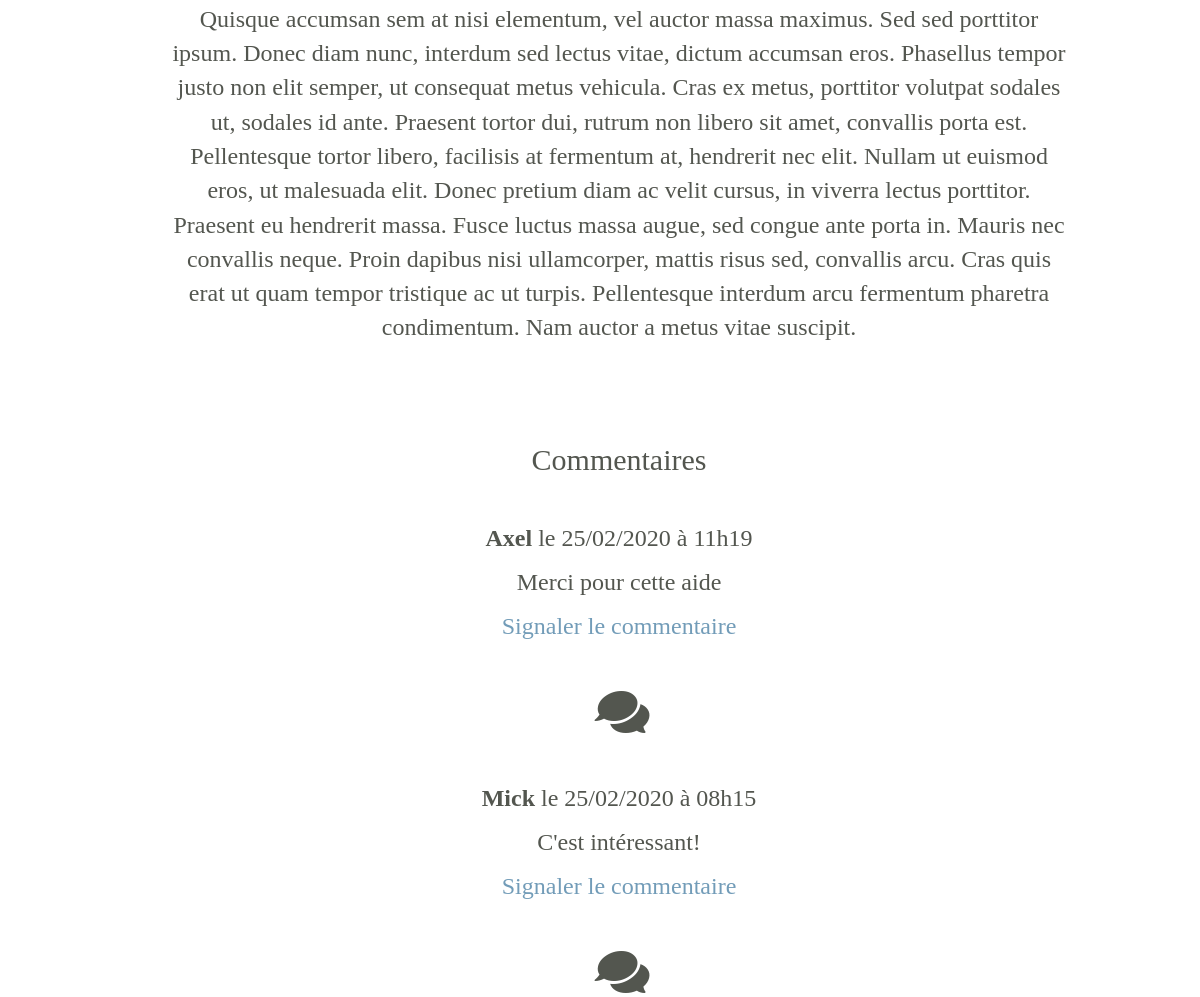
Page /index.php?action=chapitre&id=58 (middle part) on the earlier database version.
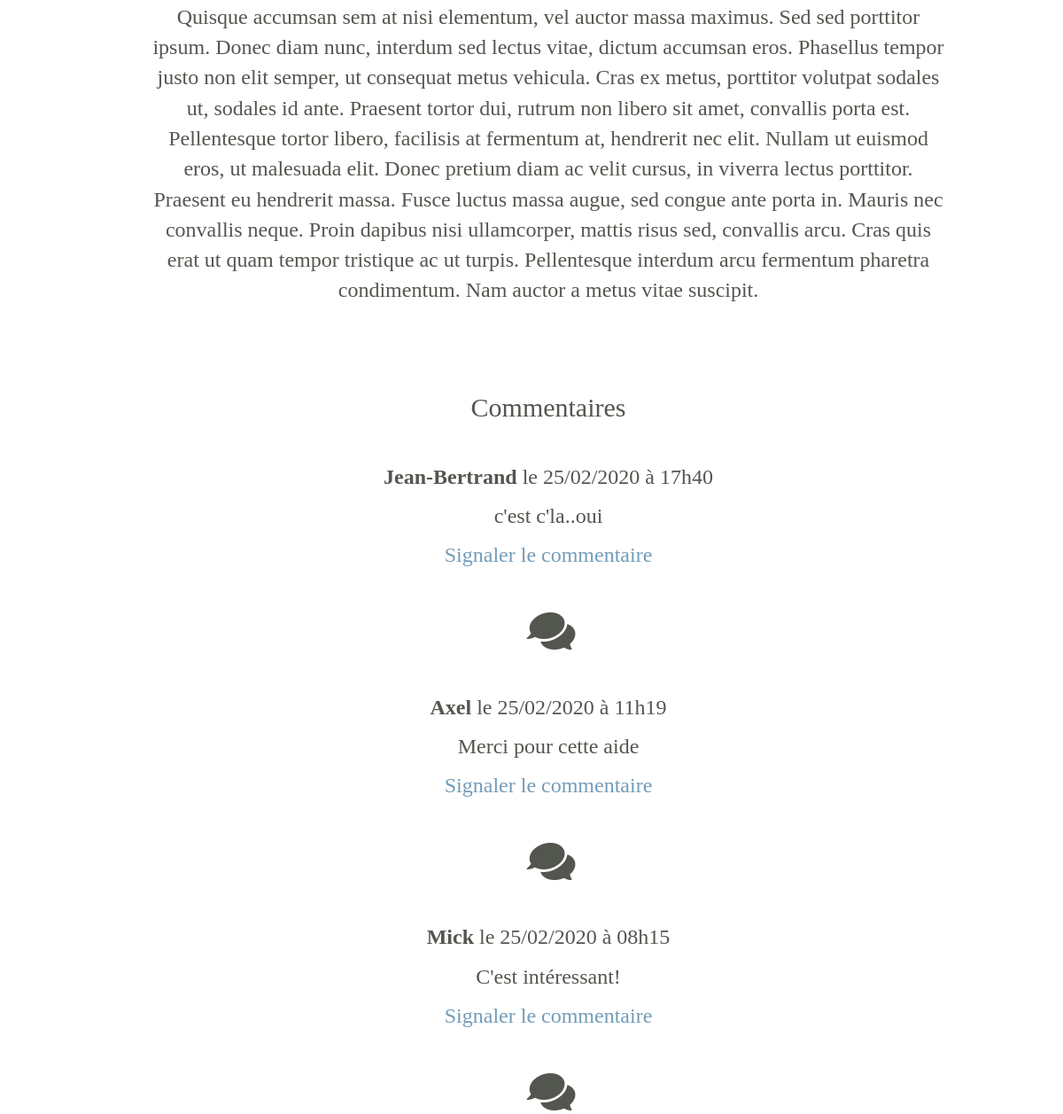
Same page on the later database version.
### tables this page shows
CREATE TABLE IF NOT EXISTS `comments` (
  `id` int(11) NOT NULL AUTO_INCREMENT,
  `author` varchar(255) NOT NULL,
  `comment` text NOT NULL,
  `comment_date` datetime NOT NULL,
  `signaled` tinyint(1) DEFAULT 0,
  `post_id` int(11) NOT NULL,
  PRIMARY KEY (`id`)
);

### index.php (called while the page is built, shortened)
<?php
require('controller/frontend.php');
$router = new Router;
$router->init();

### model/ChapterManager.php (called while the page is built, shortened)
<?php
class ChapterManager extends Manager {
  public function getChapter($chapterId) {
    $db = $this->dbConnect();
    $req = $db->prepare('SELECT `id`, `title`, `content`, `created_date` FROM chapters WHERE id = ?');
    $req->execute(array($chapterId));
    $chapter = $req->fetch();
    return $chapter;
  }
}

### model/CommentManager.php (called while the page is built, shortened)
<?php
class CommentManager extends Manager {
  public function getComments($chapterId) {
    $db = $this->dbConnect();
    $comments = $db->prepare('SELECT `id`, `author`, `comment`, DATE_FORMAT(`comment_date`, "%d/%m/%Y à %Hh%i") AS comment_date FROM comments WHERE post_id = ? ORDER BY comment_date DESC');
    $comments->execute(array($chapterId));
    return $comments;
  }
}

### view/frontend/chapterView.php (the view, shortened to what this page needs)
<session class="template-big">
    <div class="indexChapter">
                                <br/>
                        <div class="item"><p style="text-align: justify;">
                        <?=(html_entity_decode($chapter['content'])) ?>
                        </div>
                <br/>
                <br/>
                  <h2 class="subtitle-page">Commentaires</h2>
                <br/>
                <?php
                while ($comment = $comments->fetch())
                {
                ?>
                            <p><strong><?= htmlspecialchars($comment['author']) ?></strong> le <?= $comment['comment_date'] ?></p>
                            <p><?= nl2br(htmlspecialchars($comment['comment'])) ?></p>
                            <a  onclick="Signal()" href="index.php?action=signaler-commentaire&id=<?=($comment['id'])?>" >Signaler le commentaire</a>
                          <br/>
                          <br/>
                          <i class="fas fa-comments fa-2x"></i>
                          <br/>
                          <br/>
                <?php
                }
                ?>
          </div>
</session>
<?php require('view/frontend/template.php'); ?>

Differences in the rows shown:
added comments: author "Jean-Bertrand", comment_date "25/02/2020 à 17h40", comment "c'est c'la..oui"
